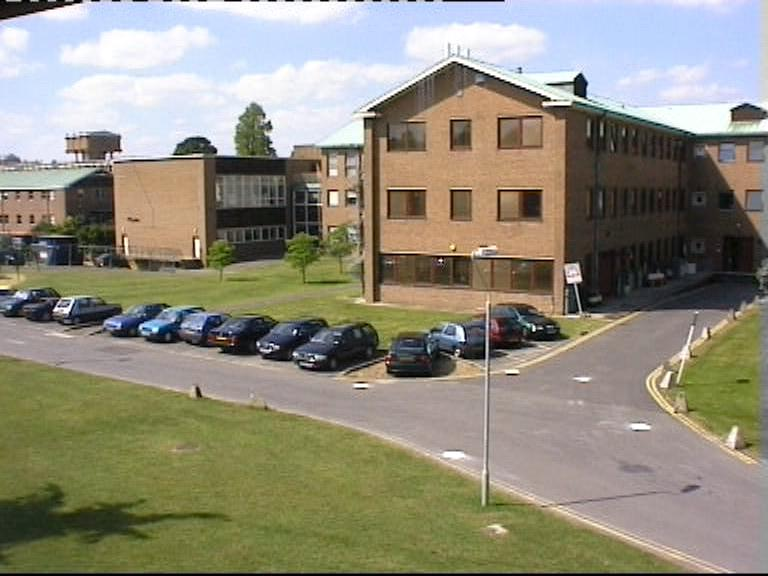
//> input picture envparams/samples/PETs1_samples/00000.jpg, 768 x 576 px; the run also reads 1 picture not shown here
$ ./quantitative_gui ../../envparams/samples/PETs1_samples/00000.jpg ../../envparams/samples/PETs1_samples/00001.jpg ../../envparams/samples/PETs1_samples/00001.jpg   (built with g++ and OpenCV 4)
//> lines starting //> are read from the running program, lines starting //| are printed output that depends on the picture
### utils/VideoStats.h
#ifndef VIDEOSTATS_H
#define VIDEOSTATS_H

/*
 * Class declarations
 *
 */

#include <iostream>
#include <cstdio>
#include <climits>

using namespace std;

class VideoStats {
protected:
  int counter;
  int width_res, height_res;

  double fps;
  double sec;

  char display[20];

  time_t start, end;

public:
  VideoStats();
  void updateFPS();
  void setWidth(int w);
  void setHeight(int h);
  int getWidth();
  int getHeight();
  void displayStats();
};

#endif //VIDEOSTATS_H

### utils/GaborFilter.h
// Copyright (C) 2011 NICTA (www.nicta.com.au)
// Copyright (C) 2011 Andres Sanin
//
// This file is provided without any warranty of fitness for any purpose.
// You can redistribute this file and/or modify it under the terms of
// the GNU General Public License (GPL) as published by the
// Free Software Foundation, either version 3 of the License
// or (at your option) any later version.
// (see http://www.opensource.org/licenses for more info)

#ifndef GABORFILTER_H_
#define GABORFILTER_H_

#include <cxcore.h>

/**
 * GaborFilter class.
 */
class GaborFilter {

	public:
		GaborFilter();
		virtual ~GaborFilter();

		static void getDistance(const std::vector<cv::Mat>& projectionsA,
				const std::vector<cv::Mat>& projectionsB, cv::Mat& distance, const cv::Mat& mask =
						cv::Mat(), bool normalize = true);

		void createKernels(int kernelRadius, float wavelength, float aspectRatio,
				const std::vector<float>& bandwidths, const std::vector<float>& orientations,
				const std::vector<float>& phases);

		void filter(const cv::Mat& grayFrame, std::vector<cv::Mat>& projections,
				const cv::Mat& mask = cv::Mat(), int neighborhood = 1, bool normalize = true) const;

	private:
		int kernelRadius;
		std::vector<cv::Mat> kernels;

		static void getIntegral(const cv::Mat& frame, cv::Mat& integral);
};

#endif /* GABORFILTER_H_ */

### SrTextureShadRemParams.h
// Copyright (C) 2011 NICTA (www.nicta.com.au)
// Copyright (C) 2011 Andres Sanin
//
// This file is provided without any warranty of fitness for any purpose.
// You can redistribute this file and/or modify it under the terms of
// the GNU General Public License (GPL) as published by the
// Free Software Foundation, either version 3 of the License
// or (at your option) any later version.
// (see http://www.opensource.org/licenses for more info)

#ifndef SRTEXTURESHADREMPARAMS_H_
#define SRTEXTURESHADREMPARAMS_H_

class SrTextureShadRemParams {

	public:
		double gainThreshold;
		int gaborKernelRadius;
		float gaborWavelength;
		float gaborAspectRatio;
		std::vector<float> gaborBandwidths;
		std::vector<float> gaborOrientations;
		std::vector<float> gaborPhases;
		int neighborhood;
		double distThreshold;
		bool cleanSrMask;

		SrTextureShadRemParams();
		virtual ~SrTextureShadRemParams();
};

#endif /* SRTEXTURESHADREMPARAMS_H_ */

### SrTextureShadRem.h
// Copyright (C) 2011 NICTA (www.nicta.com.au)
// Copyright (C) 2011 Andres Sanin
//
// This file is provided without any warranty of fitness for any purpose.
// You can redistribute this file and/or modify it under the terms of
// the GNU General Public License (GPL) as published by the
// Free Software Foundation, either version 3 of the License
// or (at your option) any later version.
// (see http://www.opensource.org/licenses for more info)

#ifndef SRTEXTURESHADREM_H_
#define SRTEXTURESHADREM_H_

#include <cxcore.h>
#include "SrTextureShadRemParams.h"
#include "utils/GaborFilter.h"

class ConnCompGroup;

/**
 * Implemented from:
 *    Shadow detection for moving objects based on texture analysis
 *    Leone & Distante (PR 2007)
 *
 * The overcomplete Gabor dictionary is used for maximum accuracy
 */
class SrTextureShadRem {

	public:
		SrTextureShadRem(const SrTextureShadRemParams& params = SrTextureShadRemParams());
		virtual ~SrTextureShadRem();

		void removeShadows(const cv::Mat& frame, const cv::Mat& fg, const cv::Mat& bg, cv::Mat& srMask);
		void removeShadows(const cv::Mat& frame, const cv::Mat& fg, const cv::Mat& bg, cv::Mat& srMask, cv::Mat& candidateShadows);

	private:
		SrTextureShadRemParams params;

		GaborFilter gaborFilter;
		std::vector<cv::Mat> frProjections;
		std::vector<cv::Mat> bgProjections;
		cv::Mat threshDistances;
		cv::Mat distanceMask;
		cv::Mat candidateShadows;
		cv::Mat distances;
		cv::Mat shadows;

		void extractCandidateShadowPixels(const cv::Mat& grayFrame, const ConnCompGroup& fg, const cv::Mat& grayBg,
				cv::Mat& candidateShadows);
		void getShadows(const cv::Mat& grayFrame, const cv::Mat& candidateShadows, const cv::Mat& grayBg,
				cv::Mat& shadows);
};

#endif /* SRTEXTURESHADREM_H_ */

### utils/ConnComp.h
// Copyright (C) 2011 NICTA (www.nicta.com.au)
// Copyright (C) 2011 Andres Sanin
//
// This file is provided without any warranty of fitness for any purpose.
// You can redistribute this file and/or modify it under the terms of
// the GNU General Public License (GPL) as published by the
// Free Software Foundation, either version 3 of the License
// or (at your option) any later version.
// (see http://www.opensource.org/licenses for more info)

#ifndef CONNCOMP_H_
#define CONNCOMP_H_

#include <map>
#include <cxcore.h>

/**
 * Stores all the necessary information for a connected component.
 */
class ConnComp {

	public:
		cv::Point center;
		cv::Rect box;
		cv::Mat boxMask;
		std::vector<cv::Point> pixels;
		std::vector<std::vector<cv::Point> > contours;

		ConnComp();
		virtual ~ConnComp();

		void
		draw(cv::Mat& dst, const cv::Scalar& color = cv::Scalar(255, 255, 255), bool filled = true) const;
		void verticalProjection(std::map<int, int>& verticalProjection) const;
};

#endif /* CONNCOMP_H_ */

### utils/ConnCompGroup.h
// Copyright (C) 2011 NICTA (www.nicta.com.au)
// Copyright (C) 2011 Andres Sanin
//
// This file is provided without any warranty of fitness for any purpose.
// You can redistribute this file and/or modify it under the terms of
// the GNU General Public License (GPL) as published by the
// Free Software Foundation, either version 3 of the License
// or (at your option) any later version.
// (see http://www.opensource.org/licenses for more info)

#ifndef CONNCOMPGROUP_H_
#define CONNCOMPGROUP_H_

#include "ConnComp.h"

/**
 * Detects and stores a sequence of connected components found in some
 * foreground mask.
 */
class ConnCompGroup {

	public:
		cv::Mat mask;
		std::vector<ConnComp> comps;

		ConnCompGroup(const cv::Mat& fgMask = cv::Mat());
		virtual ~ConnCompGroup();

		void update(const cv::Mat& fgMask, bool clean = false, bool fill = false, int minPerim = 0);
		void draw(cv::Mat& dst, const cv::Scalar& color = cv::Scalar(255, 255, 255), bool filled = true) const;

	private:
		std::vector<std::vector<cv::Point> > contours;
		std::vector<cv::Vec4i> hierarchy;
};

#endif /* CONNCOMPGROUP_H_ */

### LrTextureShadRemParams.h
// Copyright (C) 2011 NICTA (www.nicta.com.au)
// Copyright (C) 2011 Andres Sanin
//
// This file is provided without any warranty of fitness for any purpose.
// You can redistribute this file and/or modify it under the terms of
// the GNU General Public License (GPL) as published by the
// Free Software Foundation, either version 3 of the License
// or (at your option) any later version.
// (see http://www.opensource.org/licenses for more info)

#ifndef LRTEXTURESHADREMPARAMS_H_
#define LRTEXTURESHADREMPARAMS_H_

class LrTextureShadRemParams {

	public:
		float avgSatThresh;
		int hThreshLowSat;
		int hThreshHighSat;
		int sThreshLowSat;
		int sThreshHighSat;
		float avgAttenThresh;
		float vThreshUpperLowAtten;
		float vThreshUpperHighAtten;
		float vThreshLowerLowAtten;
		float vThreshLowerHighAtten;
		float avgPerimThresh;
		int edgeDiffRadius;
		int borderDiffRadius;
		int splitIncrement;
		int splitRadius;
		float cannyThresh1;
		float cannyThresh2;
		int cannyApertureSize;
		bool cannyL2Grad;

		int minCorrPoints;
		int maxCorrRounds;
		int corrBorder;
		int gradScales;
		float gradMagThresh;
		float gradAttenThresh;
		float gradDistThresh;
		float gradCorrThreshLowAtten;
		float gradCorrThreshHighAtten;

		bool cleanShadows;
		bool fillShadows;
		int minShadowPerim;
		bool cleanSrMask;
		bool fillSrMask;

		LrTextureShadRemParams();
		virtual ~LrTextureShadRemParams();
};

#endif /* LRTEXTURESHADREMPARAMS_H_ */

### GeometryShadRemParams.h
// Copyright (C) 2011 NICTA (www.nicta.com.au)
// Copyright (C) 2011 Andres Sanin
//
// This file is provided without any warranty of fitness for any purpose.
// You can redistribute this file and/or modify it under the terms of
// the GNU General Public License (GPL) as published by the
// Free Software Foundation, either version 3 of the License
// or (at your option) any later version.
// (see http://www.opensource.org/licenses for more info)

#ifndef GEOMETRYSHADREMPARAMS_H_
#define GEOMETRYSHADREMPARAMS_H_

class GeometryShadRemParams {

	public:
		int smoothFactor;
		int headThreshRatio;
		int minHeadSeq;
		int maxEdgeDistance;
		int edgeThreshRatio;
		int minEdgeSeq;
		int bottomShiftRatio;
		double gWeight;
		double sRelativeWeight;
		double thresholdScale;
		bool cleanSrMask;

		GeometryShadRemParams();
		virtual ~GeometryShadRemParams();
};

#endif /* GEOMETRYSHADREMPARAMS_H_ */

### GeometryShadRem.h
// Copyright (C) 2011 NICTA (www.nicta.com.au)
// Copyright (C) 2011 Andres Sanin
//
// This file is provided without any warranty of fitness for any purpose.
// You can redistribute this file and/or modify it under the terms of
// the GNU General Public License (GPL) as published by the
// Free Software Foundation, either version 3 of the License
// or (at your option) any later version.
// (see http://www.opensource.org/licenses for more info)

#ifndef GEOMETRYSHADREM_H_
#define GEOMETRYSHADREM_H_

#include <cxcore.h>
#include "GeometryShadRemParams.h"

class ConnComp;

/**
 * Implemented from:
 *    Shadow elimination for effective moving object detection by Gaussian shadow modeling
 *    Hsieh et al. (IVC 2003)
 */
class GeometryShadRem {

	public:
		GeometryShadRem(const GeometryShadRemParams& params = GeometryShadRemParams());
		virtual ~GeometryShadRem();

		void removeShadows(const cv::Mat& frame, const cv::Mat& fg, const cv::Mat& bg, cv::Mat& srMask);

	private:
		GeometryShadRemParams params;

		cv::Mat grayFrame;

		void extractHeads(const cv::Mat& grayFrame, const ConnComp& cc, std::vector<int>& heads);
		void extractBoundaries(const cv::Mat& grayFrame, const ConnComp& cc, const std::vector<int>& heads,
				std::vector<std::pair<int, int> >& boundaries,
				bool& rightShadows);
		void extractSegments(const cv::Size& frameSize, const ConnComp& cc, const std::vector<int>& heads,
				const std::vector<std::pair<int, int> >& boundaries,
				bool rightShadows, std::vector<cv::Point>& segmentMaskPositions, std::vector<cv::Mat>& segmentMasks
				, double& splitAngle);
		void splitSegment(const std::map<int, int>& ccVerticalProjection,
		const cv::Point& segmentMaskPos, const cv::Mat& segmentMask, double splitAngle,
		cv::Mat& segmentSplitMask);
		void classifySegment(const cv::Mat& grayFrame, const cv::Mat& segmentMask, const cv::Mat& segmentSplitMask,
				cv::Mat& segmentShadowMask);
		void getVerticalIntensityProjection(const cv::Mat& grayFrame, const ConnComp& cc,
				std::map<int, int>& verticalIntensityProjection);
		void getVerticalEdgeProjection(const cv::Mat& grayFrame, const ConnComp& cc,
				std::map<int, int>& verticalEdgeProjection);
};

#endif /* GEOMETRYSHADREM_H_ */

### ChromacityShadRemParams.h
// Copyright (C) 2011 NICTA (www.nicta.com.au)
// Copyright (C) 2011 Andres Sanin
//
// This file is provided without any warranty of fitness for any purpose.
// You can redistribute this file and/or modify it under the terms of
// the GNU General Public License (GPL) as published by the
// Free Software Foundation, either version 3 of the License
// or (at your option) any later version.
// (see http://www.opensource.org/licenses for more info)

#ifndef CHROMACITYSHADREMPARAMS_H_
#define CHROMACITYSHADREMPARAMS_H_

class ChromacityShadRemParams {

	public:
		int winSize;
		bool cleanSrMask;
		int hThresh;
		int sThresh;
		float vThreshUpper;
		float vThreshLower;

		ChromacityShadRemParams();
		virtual ~ChromacityShadRemParams();
};

#endif /* CHROMACITYSHADREMPARAMS_H_ */

### ChromacityShadRem.h
// Copyright (C) 2011 NICTA (www.nicta.com.au)
// Copyright (C) 2011 Andres Sanin
//
// This file is provided without any warranty of fitness for any purpose.
// You can redistribute this file and/or modify it under the terms of
// the GNU General Public License (GPL) as published by the
// Free Software Foundation, either version 3 of the License
// or (at your option) any later version.
// (see http://www.opensource.org/licenses for more info)

#ifndef CHROMACITYSHADREM_H_
#define CHROMACITYSHADREM_H_

#include <cxcore.h>
#include "ChromacityShadRemParams.h"

class ConnCompGroup;

/**
 * Implemented from:
 *    Detecting moving objects, ghosts, and shadows in video streams
 *    Cucchiara et al. (PAMI 2003)
 *
 * Extended to use observation windows as proposed in:
 *    Cast shadow segmentation using invariant color features
 *    Salvador et al. (CVIU 2004)
 */
class ChromacityShadRem {

	public:
		ChromacityShadRem(const ChromacityShadRemParams& params = ChromacityShadRemParams());
		virtual ~ChromacityShadRem();

		void removeShadows(const cv::Mat& frame, const cv::Mat& fg, const cv::Mat& bg, cv::Mat& srMask);
		void removeShadows(const cv::Mat& frame, const cv::Mat& fg, const cv::Mat& bg, cv::Mat& srMask, cv::Mat& shadowsMask);

    // made public for trackbars
		ChromacityShadRemParams params;

	private:
		//ChromacityShadRemParams params;

		void extractDarkPixels(const cv::Mat& hsvFrame, const ConnCompGroup& fg, const cv::Mat& hsvBg,
				ConnCompGroup& darkPixels);
		void extractShadows(const cv::Mat& hsvFrame, const ConnCompGroup& darkPixels, const cv::Mat& hsvBg,
				ConnCompGroup& shadows);
};

#endif /* CHROMACITYSHADREM_H_ */

### ChromacityShadRemParams.cpp
// Copyright (C) 2011 NICTA (www.nicta.com.au)
// Copyright (C) 2011 Andres Sanin
//
// This file is provided without any warranty of fitness for any purpose.
// You can redistribute this file and/or modify it under the terms of
// the GNU General Public License (GPL) as published by the
// Free Software Foundation, either version 3 of the License
// or (at your option) any later version.
// (see http://www.opensource.org/licenses for more info)

#include "ChromacityShadRemParams.h"

ChromacityShadRemParams::ChromacityShadRemParams() {
	winSize = 1;
	cleanSrMask = false;
	hThresh = 48;
	sThresh = 40;
	vThreshUpper = 1;
	vThreshLower = 0.3;
}

ChromacityShadRemParams::~ChromacityShadRemParams() {
}

### LrTextureShadRem.cpp
// Copyright (C) 2011 NICTA (www.nicta.com.au)
// Copyright (C) 2011 Andres Sanin
//
// This file is provided without any warranty of fitness for any purpose.
// You can redistribute this file and/or modify it under the terms of
// the GNU General Public License (GPL) as published by the
// Free Software Foundation, either version 3 of the License
// or (at your option) any later version.
// (see http://www.opensource.org/licenses for more info)

#include <cv.h>
#include "LrTextureShadRem.h"

const std::vector<cv::Mat> LrTextureShadRem::skeletonKernels = getSkeletonKernels();

// [8 lines left out: function LrTextureShadRem, not called in this run]

LrTextureShadRem::~LrTextureShadRem() {
}

// [214 lines left out: functions removeShadows, frameAvgAttenuation, frameAvgSaturation, fgAvgPerim, maskDiff, getSkeleton, not called in this run]

std::vector<cv::Mat> LrTextureShadRem::getSkeletonKernels() {
	std::vector<cv::Mat> skeletonKernels(8);

	skeletonKernels[0].create(3, 3, CV_8U);
	skeletonKernels[0].at<uchar>(0, 0) = 0;
	skeletonKernels[0].at<uchar>(0, 1) = 0;
	skeletonKernels[0].at<uchar>(0, 2) = 0;
	skeletonKernels[0].at<uchar>(1, 0) = 127;
	skeletonKernels[0].at<uchar>(1, 1) = 255;
	skeletonKernels[0].at<uchar>(1, 2) = 127;
	skeletonKernels[0].at<uchar>(2, 0) = 255;
	skeletonKernels[0].at<uchar>(2, 1) = 255;
	skeletonKernels[0].at<uchar>(2, 2) = 255;

	skeletonKernels[2] = skeletonKernels[0].t();
	cv::flip(skeletonKernels[0], skeletonKernels[4], 0);
	cv::flip(skeletonKernels[2], skeletonKernels[6], 1);

	skeletonKernels[1].create(3, 3, CV_8U);
	skeletonKernels[1].at<uchar>(0, 0) = 127;
	skeletonKernels[1].at<uchar>(0, 1) = 0;
	skeletonKernels[1].at<uchar>(0, 2) = 0;
	skeletonKernels[1].at<uchar>(1, 0) = 255;
	skeletonKernels[1].at<uchar>(1, 1) = 255;
	skeletonKernels[1].at<uchar>(1, 2) = 0;
	skeletonKernels[1].at<uchar>(2, 0) = 127;
	skeletonKernels[1].at<uchar>(2, 1) = 255;
	skeletonKernels[1].at<uchar>(2, 2) = 127;

	cv::flip(skeletonKernels[1], skeletonKernels[3], 1);
	cv::flip(skeletonKernels[3], skeletonKernels[5], 0);
	cv::flip(skeletonKernels[5], skeletonKernels[7], 1);

	return skeletonKernels;
}

// [171 lines left out: functions getCandidateShadows, getEdgeDiff, getGradDirCorr, not called in this run]

### ChromacityShadRem.cpp
// Copyright (C) 2011 NICTA (www.nicta.com.au)
// Copyright (C) 2011 Andres Sanin
//
// This file is provided without any warranty of fitness for any purpose.
// You can redistribute this file and/or modify it under the terms of
// the GNU General Public License (GPL) as published by the
// Free Software Foundation, either version 3 of the License
// or (at your option) any later version.
// (see http://www.opensource.org/licenses for more info)

#include <cv.h>
#include "ChromacityShadRem.h"
#include "utils/ConnCompGroup.h"

ChromacityShadRem::ChromacityShadRem(const ChromacityShadRemParams& params) {
	this->params = params;
}

ChromacityShadRem::~ChromacityShadRem() {
}

// overloaded function to extract shadow mask as output
// [120 lines left out: functions removeShadows, removeShadows, extractDarkPixels, extractShadows, not called in this run]

### shadowdetection/src/quantitative_gui.cpp
// [13 lines of licence text are left out]

#include <iostream>
#include <sstream>
#include "opencv2/highgui/highgui.hpp"
#include "opencv2/video/video.hpp"
#include "opencv2/video/background_segm.hpp"

#include "ChromacityShadRem.h"
#include "GeometryShadRem.h"
#include "LrTextureShadRem.h"
#include "PhysicalShadRem.h"
#include "SrTextureShadRem.h"

#include "VideoStats.h"
#include "Metrics.h"

using namespace std;
using namespace cv;

int main(int argc, char** argv) {

  string infile = "";
  if(argc > 3) {
    cout << "\n---" << endl;
    cout << "> Opening image " << argv[1] << "..." << endl;
    cout << "> Opening background " << argv[2] << "..." << endl;
    cout << "> Opening shadows " << argv[3] << "..." << endl;
  } else {
    cout << "Not enough inputs specified: exiting" << endl;
    cout << "Usage: ./singletest [frame] [background] [ground truth]" << endl;
    exit(0);
  }

  Mat frame = imread(argv[1]);
//> frame is the input picture: 576 rows x 768 cols, CV_8UC3; mean B, G, R 123.2, 139.5, 143.5
  Mat bg = imread(argv[2]);
  Mat shadows = imread(argv[3], CV_LOAD_IMAGE_GRAYSCALE);
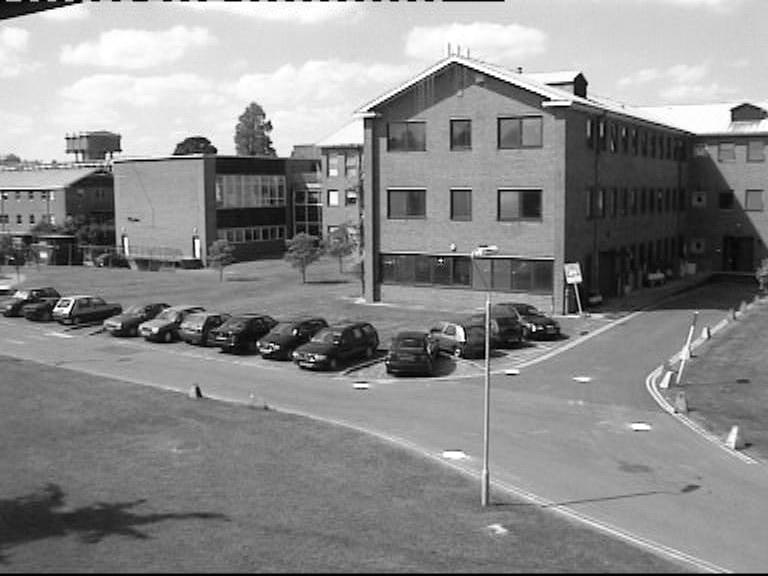
//> shadows: 576 rows x 768 cols, CV_8UC1; min 0, max 255, mean 138.8

  if (!frame.data) {
    cout << "Capture failed to open." << endl;
    return -1;
  }

  Mat fg;
  threshold(shadows, fg, 0, 255, THRESH_BINARY);
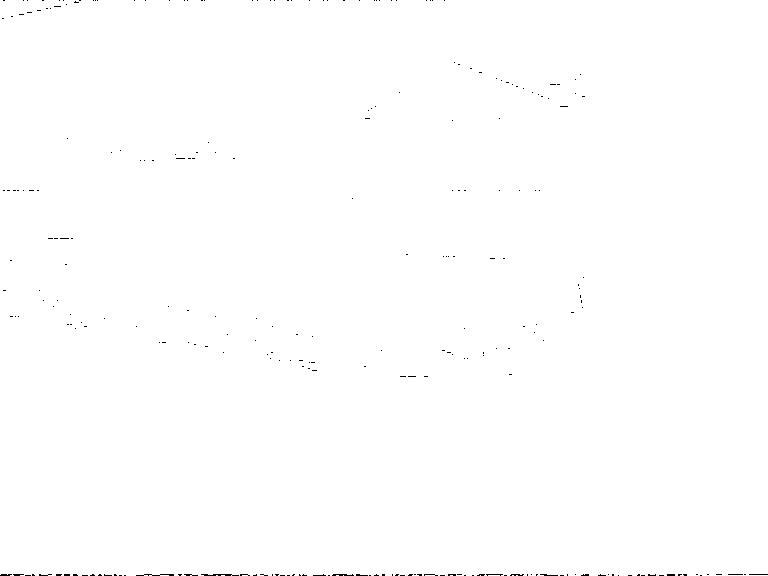
//> fg: 576 rows x 768 cols, CV_8UC1; 99.8% white; black in thin lines or dots
  /*
  absdiff(frame, bg, fg);
  cvtColor(fg, fg, CV_BGR2GRAY);

  // clean up shadows
  threshold(fg, fg, 25, 255, THRESH_BINARY);

  erode(fg, fg, Mat(), Point(-1,-1));
  dilate(fg, fg, Mat(), Point(-1,-1));
  */

	// create shadow removers
	ChromacityShadRem chr;
//> (the run ends here: the program needs code that is not available in this run, at `PhysicalShadRem phys;`)
